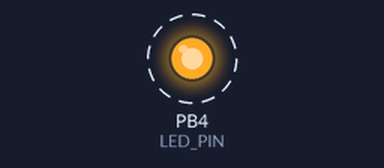
A program run on a simulated ATtiny85, built with avr-gcc and emulated at 8 MHz. On the bench: output pins drawn as LEDs (lit = HIGH). Dashed ring = blinking.

Above: at 0.2 s.
Timing chart, 0 to 3.0 s (numbered marks = the images above):
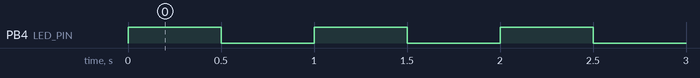

The program:

main.cpp
```cpp
/*
 * attiny85_avr_blink.cpp
 *
 * Created: 01-May-23 10:40:15 AM
 * Author : dhinojosac
 */

#define F_CPU 8000000L // definir la frecuencia de nuestra CPU en 8Mhz

#include <avr/io.h>
#include <util/delay.h>

#define LED_PIN PB4 // Se define LED en el pin PB4 en placa Digispark ATtiny85

int main(void)
{
	DDRB |= (1 << LED_PIN); // Configurar LED_PIN (PB4) como salida

	/* Replace with your application code */
	while (1) {
		PORTB ^= (1 << LED_PIN); // Cambiar el estado de LED_PIN (PB4)
		_delay_ms(500);      // Esperar 500 milisegundos
	}

	return 0;
}
```

Measured:
- by itself, PB4 (LED_PIN): alternates HIGH for 0.50 s and LOW for 0.50 s
